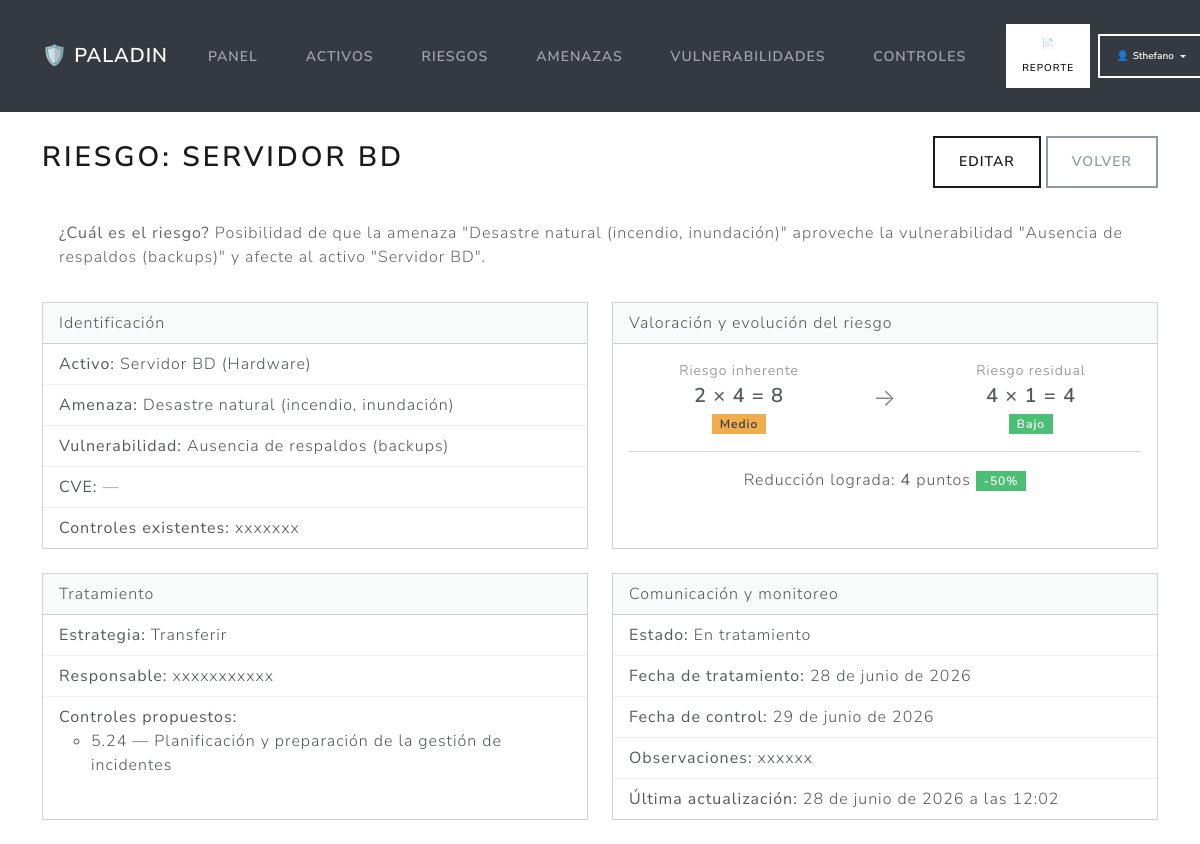
The page /riesgos/6/ (signed in) on the database its author committed.
### riesgos/models.py (models this page shows, shortened)
class Riesgo(models.Model):
    ESTRATEGIAS = [
        ('MIT', 'Mitigar'),
        ('TRA', 'Transferir'),
        ('ACE', 'Aceptar'),
        ('EVI', 'Evitar'),
    ]
    ESTADOS = [
        ('IDE', 'Identificado'),
        ('TRA', 'En tratamiento'),
        ('CON', 'Controlado'),
        ('CER', 'Cerrado'),
    ]
    activo = models.ForeignKey(
        Activo, on_delete=models.CASCADE, related_name='riesgos'
    )
    amenaza = models.ForeignKey(Amenaza, on_delete=models.PROTECT)
    vulnerabilidad = models.ForeignKey(Vulnerabilidad, on_delete=models.PROTECT)
    controles_existentes = models.TextField(
        blank=True,
        help_text='Controles ya implementados antes del análisis.'
    )
    probabilidad = models.IntegerField(
        choices=NIVEL_1_5,
        validators=[MinValueValidator(1), MaxValueValidator(5)]
    )
    impacto = models.IntegerField(
        choices=NIVEL_1_5,
        validators=[MinValueValidator(1), MaxValueValidator(5)]
    )
    estrategia = models.CharField(
        max_length=3, choices=ESTRATEGIAS, blank=True
    )
    controles_propuestos = models.ManyToManyField(
        Control, blank=True, related_name='riesgos'
    )
    responsable = models.CharField(max_length=120, blank=True)
    probabilidad_residual = models.IntegerField(
        choices=NIVEL_1_5, null=True, blank=True,
        validators=[MinValueValidator(1), MaxValueValidator(5)]
    )
    impacto_residual = models.IntegerField(
        choices=NIVEL_1_5, null=True, blank=True,
        validators=[MinValueValidator(1), MaxValueValidator(5)]
    )
    observaciones = models.TextField(
        blank=True,
        help_text='Observaciones o recomendaciones para las partes interesadas.'
    )
    estado = models.CharField(max_length=3, choices=ESTADOS, default='IDE')
    fecha_tratamiento = models.DateField(
        null=True, blank=True,
        help_text='Fecha en que se aplicó el tratamiento (controles).'
    )
    fecha_control = models.DateField(
        null=True, blank=True,
        help_text='Fecha en que el riesgo quedó controlado/verificado.'
    )
    fecha_creacion = models.DateTimeField(auto_now_add=True)
    fecha_actualizacion = models.DateTimeField(auto_now=True)
    class Meta:
        verbose_name = 'Riesgo'
        verbose_name_plural = 'Riesgos'
        ordering = ['-fecha_actualizacion']
    @staticmethod
    def _clasificar(nivel):
        if nivel is None:
            return None
        if nivel <= 4:
            return 'Bajo'
        if nivel <= 9:
            return 'Medio'
        if nivel <= 15:
            return 'Alto'
        return 'Crítico'
    @property
    def nivel_riesgo(self):
        return self.probabilidad * self.impacto
    @property
    def nivel_riesgo_texto(self):
        return self._clasificar(self.nivel_riesgo)
    @property
    def riesgo_residual(self):
        if self.probabilidad_residual and self.impacto_residual:
            return self.probabilidad_residual * self.impacto_residual
        return None
    @property
    def riesgo_residual_texto(self):
        return self._clasificar(self.riesgo_residual)
    @property
    def reduccion(self):
        if self.riesgo_residual is not None:
            return self.nivel_riesgo - self.riesgo_residual
        return None
    @property
    def porcentaje_reduccion(self):
        if self.riesgo_residual is not None and self.nivel_riesgo:
            return round(self.reduccion / self.nivel_riesgo * 100)
        return None
    @property
    def enunciado(self):
        return (
            f'Posibilidad de que la amenaza "{self.amenaza.nombre}" '
            f'aproveche la vulnerabilidad "{self.vulnerabilidad.nombre}" '
            f'y afecte al activo "{self.activo.nombre}".'
        )

class Amenaza(models.Model):
    CATEGORIAS = [
        ('NAT', 'Natural / Desastre'),
        ('HUM', 'Error humano'),
        ('MAL', 'Ataque malicioso / Malware'),
        ('TEC', 'Fallo técnico'),
        ('ORG', 'Organizacional / Procesos'),
    ]
    nombre = models.CharField(max_length=120)
    descripcion = models.TextField(blank=True)
    categoria = models.CharField(max_length=3, choices=CATEGORIAS, default='TEC')
    class Meta:
        verbose_name = 'Amenaza'
        verbose_name_plural = 'Amenazas'
        ordering = ['nombre']

class Vulnerabilidad(models.Model):
    nombre = models.CharField(max_length=120)
    descripcion = models.TextField(blank=True)
    cve = models.CharField(
        'CVE', max_length=30, blank=True,
        help_text='Identificador CVE asociado, p.ej. CVE-2021-44228 (opcional).'
    )
    class Meta:
        verbose_name = 'Vulnerabilidad'
        verbose_name_plural = 'Vulnerabilidades'
        ordering = ['nombre']

class Control(models.Model):
    TEMAS = [
        ('ORG', 'Organizacional'),
        ('PER', 'Personas'),
        ('FIS', 'Físico'),
        ('TEC', 'Tecnológico'),
    ]
    codigo = models.CharField(max_length=20, unique=True)        # p.ej. "8.7"
    nombre = models.CharField(max_length=160)
    tema = models.CharField(max_length=3, choices=TEMAS, default='ORG')
    descripcion = models.TextField(blank=True)
    class Meta:
        verbose_name = 'Control ISO 27002'
        verbose_name_plural = 'Controles ISO 27002:2022'
        ordering = ['codigo']

### activos/models.py (models this page shows, shortened)
class Activo(models.Model):
    NIVEL_CIA = [
        (1, 'Muy Bajo'),
        (2, 'Bajo'),
        (3, 'Medio'),
        (4, 'Alto'),
        (5, 'Muy Alto'),
    ]
    TIPOS_ACTIVO = [
        ('HW', 'Hardware'),
        ('SW', 'Software'),
        ('INF', 'Información'),
        ('SER', 'Servicio'),
        ('PER', 'Personal'),
    ]
    nombre = models.CharField(max_length=100)
    descripcion = models.TextField()
    tipo = models.CharField(
        max_length=10,
        choices=TIPOS_ACTIVO
    )
    confidencialidad = models.IntegerField(
        choices=NIVEL_CIA
    )
    integridad = models.IntegerField(
        choices=NIVEL_CIA
    )
    disponibilidad = models.IntegerField(
        choices=NIVEL_CIA
    )

### riesgos/views.py (the view)
# urls.py: path('riesgos/<int:id>/', views.detalle_riesgo, name='detalle_riesgo'),
def detalle_riesgo(request, id):
    riesgo = get_object_or_404(
        Riesgo.objects.select_related('activo', 'amenaza', 'vulnerabilidad'),
        id=id,
    )
    return render(request, 'riesgos/detalle_riesgo.html', {'riesgo': riesgo})

### riesgos/templates/riesgos/detalle_riesgo.html (shortened to what this page needs)
{% extends 'base.html' %}
{% block contenido %}
<div class="d-flex justify-content-between align-items-center mb-3">
  <h2>Riesgo: {{ riesgo.activo.nombre }}</h2>
  <div>
    <a href="{% url 'editar_riesgo' riesgo.id %}" class="btn btn-outline-primary">Editar</a>
    <a href="{% url 'lista_riesgos' %}" class="btn btn-outline-secondary">Volver</a>
  </div>
</div>
<div class="alert alert-secondary">
  <strong>¿Cuál es el riesgo?</strong> {{ riesgo.enunciado }}
</div>
<div class="row g-4">
  <div class="col-md-6">
    <div class="card h-100">
      <div class="card-header">Identificación</div>
      <ul class="list-group list-group-flush">
        <li class="list-group-item"><strong>Activo:</strong> {{ riesgo.activo.nombre }} ({{ riesgo.activo.get_tipo_display }})</li>
        <li class="list-group-item"><strong>Amenaza:</strong> {{ riesgo.amenaza.nombre }}</li>
        <li class="list-group-item"><strong>Vulnerabilidad:</strong> {{ riesgo.vulnerabilidad.nombre }}</li>
        <li class="list-group-item"><strong>CVE:</strong>
          {% if riesgo.vulnerabilidad.cve %}
            <a href="https://nvd.nist.gov/vuln/detail/{{ riesgo.vulnerabilidad.cve }}" target="_blank">{{ riesgo.vulnerabilidad.cve }}</a>
          {% else %}<span class="text-muted">—</span>{% endif %}
        </li>
        <li class="list-group-item"><strong>Controles existentes:</strong> {{ riesgo.controles_existentes|default:"—" }}</li>
      </ul>
    </div>
  </div>
  <div class="col-md-6">
    <div class="card h-100">
      <div class="card-header">Valoración y evolución del riesgo</div>
      <div class="card-body">
        <div class="row text-center">
          <div class="col">
            <div class="text-muted small">Riesgo inherente</div>
            <div class="fs-4 fw-bold">{{ riesgo.probabilidad }} × {{ riesgo.impacto }} = {{ riesgo.nivel_riesgo }}</div>
            {% include 'riesgos/_badge_nivel.html' with texto=riesgo.nivel_riesgo_texto %}
          </div>
          <div class="col-auto align-self-center fs-3 text-muted">→</div>
          <div class="col">
            <div class="text-muted small">Riesgo residual</div>
            {% if riesgo.riesgo_residual %}
              <div class="fs-4 fw-bold">{{ riesgo.probabilidad_residual }} × {{ riesgo.impacto_residual }} = {{ riesgo.riesgo_residual }}</div>
              {% include 'riesgos/_badge_nivel.html' with texto=riesgo.riesgo_residual_texto %}
            {% else %}
              <div class="fs-4 fw-bold text-muted">—</div>
              <span class="text-muted">No evaluado</span>
            {% endif %}
          </div>
        </div>
        {% if riesgo.reduccion is not None %}
          <hr>
          <p class="mb-0 text-center">
            Reducción lograda: <strong>{{ riesgo.reduccion }}</strong> puntos
            <span class="badge bg-success">-{{ riesgo.porcentaje_reduccion }}%</span>
          </p>
        {% endif %}
      </div>
    </div>
  </div>
  <div class="col-md-6">
    <div class="card h-100">
      <div class="card-header">Tratamiento</div>
      <ul class="list-group list-group-flush">
        <li class="list-group-item"><strong>Estrategia:</strong> {{ riesgo.get_estrategia_display|default:"—" }}</li>
        <li class="list-group-item"><strong>Responsable:</strong> {{ riesgo.responsable|default:"—" }}</li>
        <li class="list-group-item"><strong>Controles propuestos:</strong>
          <ul class="mb-0">
            {% for c in riesgo.controles_propuestos.all %}
              <li>{{ c.codigo }} — {{ c.nombre }}</li>
            {% empty %}<li class="text-muted">Ninguno</li>{% endfor %}
          </ul>
        </li>
      </ul>
    </div>
  </div>
  <div class="col-md-6">
    <div class="card h-100">
      <div class="card-header">Comunicación y monitoreo</div>
      <ul class="list-group list-group-flush">
        <li class="list-group-item"><strong>Estado:</strong> {{ riesgo.get_estado_display }}</li>
        <li class="list-group-item"><strong>Fecha de tratamiento:</strong> {{ riesgo.fecha_tratamiento|default:"— (pendiente)" }}</li>
        <li class="list-group-item"><strong>Fecha de control:</strong> {{ riesgo.fecha_control|default:"— (pendiente)" }}</li>
        <li class="list-group-item"><strong>Observaciones:</strong> {{ riesgo.observaciones|default:"—" }}</li>
        <li class="list-group-item"><strong>Última actualización:</strong> {{ riesgo.fecha_actualizacion }}</li>
      </ul>
    </div>
  </div>
</div>
{% endblock %}

### riesgos/templates/base.html (shortened to what this page needs)
<!doctype html>
<html lang="es">
  <head>
    <link
      rel="stylesheet"
      href="https://cdn.jsdelivr.net/npm/bootswatch@5.3.8/dist/lux/bootstrap.min.css"
    />
  </head>
  <body>
    <nav class="navbar navbar-expand-lg navbar-dark bg-dark d-print-none">
      <div class="container">
        <a class="navbar-brand fw-bold" href="{% url 'dashboard' %}">🛡️ Paladin</a>
        <div class="collapse navbar-collapse" id="nav">
          <ul class="navbar-nav me-auto">
            <li class="nav-item">
              <a class="nav-link" href="{% url 'dashboard' %}">Panel</a>
            </li>
            <li class="nav-item">
              <a class="nav-link" href="{% url 'lista_activos' %}">Activos</a>
            </li>
            <li class="nav-item">
              <a class="nav-link" href="{% url 'lista_riesgos' %}">Riesgos</a>
            </li>
            <li class="nav-item">
              <a class="nav-link" href="{% url 'lista_amenazas' %}">Amenazas</a>
            </li>
            <li class="nav-item">
              <a class="nav-link" href="{% url 'lista_vulnerabilidades' %}">Vulnerabilidades</a>
            </li>
            <li class="nav-item">
              <a class="nav-link" href="{% url 'lista_controles' %}">Controles</a>
            </li>
          </ul>
          <div class="d-flex align-items-center gap-2">
            <a class="btn btn-light btn-sm fw-semibold" href="{% url 'reporte' %}">📄 Reporte</a>
            {% if user.is_authenticated %}
              <div class="dropdown">
                <button class="btn btn-outline-light btn-sm dropdown-toggle d-flex align-items-center gap-1"
                        type="button" data-bs-toggle="dropdown" aria-expanded="false">
                  <span>👤</span><span class="text-capitalize">{{ user.username }}</span>
                </button>
              </div>
            {% endif %}
          </div>
        </div>
      </div>
    </nav>
    <div class="container my-4">
      {% block contenido %}{% endblock %}
    </div>
  </body>
</html>

### rows shown on the page
Riesgo: activo.nombre "SERVIDOR BD", enunciado "Posibilidad de que la amenaza \"Desastre natural (incendio, inundación)\" aproveche la vulnerabilidad \"Ausencia de respaldos (backups)\" y afecte al activo \"Servidor BD\".", activo.nombre "Servidor BD", activo.tipo "Hardware", amenaza.nombre "Desastre natural (incendio, inundación)", vulnerabilidad.nombre "Ausencia de respaldos (backups)", controles_existentes "xxxxxxx", probabilidad "2", impacto "4", nivel_riesgo "8", probabilidad_residual "4", impacto_residual "1", riesgo_residual "4", reduccion "4", porcentaje_reduccion "50", estrategia "Transferir", responsable "xxxxxxxxxxx", estado "En tratamiento", fecha_tratamiento "28 de junio de 2026", fecha_control "29 de junio de 2026", observaciones "xxxxxx", fecha_actualizacion "28 de junio de 2026 a las 12:02"
Control: codigo "5.24", nombre "Planificación y preparación de la gestión de incidentes"

### other values the page prints
{{ user.username }} "Sthefano"
